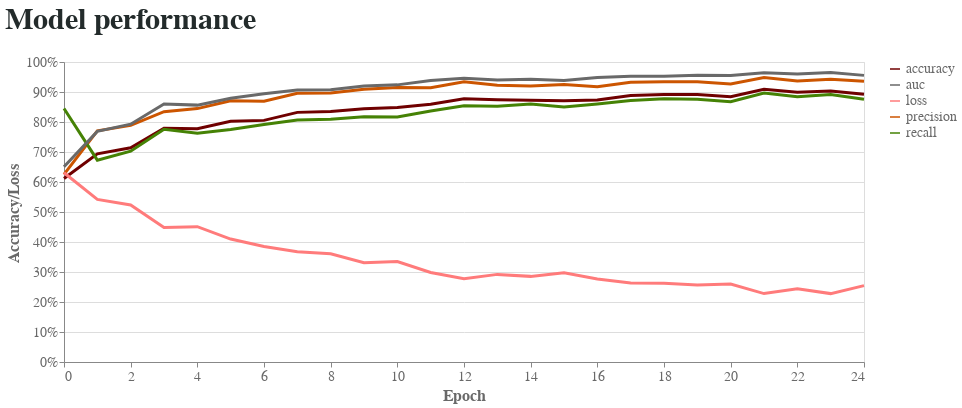

The notebook cell this image was saved under:
### Code cell
line_chart(history)

### Figure 1 — Vega-Lite specification as saved in the notebook (floating-point values rounded to 4 significant figures)
{"config": {"view": {"continuousWidth": 400, "continuousHeight": 300}, "axis": {"labelColor": "#696969", "labelFont": "Arial", "labelFontSize": 14, "titleColor": "#696969", "titleFont": "Arial", "titleFontSize": 16}, "title": {"anchor": "start", "color": "#232b2b", "font": "Arial", "fontSize": 30, "offset": 20}}, "data": {"name": "data-9636d184662e794efa3cff39af605fb4"}, "mark": {"type": "line", "size": 3}, "encoding": {"color": {"type": "nominal", "field": "variable", "legend": {"labelColor": "#696969", "labelFont": "Arial", "labelFontSize": 14, "title": null}, "scale": {"range": ["#6f0000", "#696969", "#ff7b7b", "#CC5500", "#458205"]}}, "x": {"type": "quantitative", "axis": {"grid": false, "tickCount": 10, "title": "Epoch"}, "field": "epoch"}, "y": {"type": "quantitative", "axis": {"format": "%", "title": "Accuracy/Loss"}, "field": "value"}}, "height": 300, "title": "Model performance", "width": 800, "$schema": "https://vega.github.io/schema/vega-lite/v4.8.1.json", "datasets": {"data-9636d184662e794efa3cff39af605fb4": [{"epoch": 0, "variable": "accuracy", "value": 0.6114}, {"epoch": 1, "variable": "accuracy", "value": 0.6937}, {"epoch": 2, "variable": "accuracy", "value": 0.7142}, {"epoch": 3, "variable": "accuracy", "value": 0.779}, {"epoch": 4, "variable": "accuracy", "value": 0.7778}, {"epoch": 5, "variable": "accuracy", "value": 0.8023}, {"epoch": 6, "variable": "accuracy", "value": 0.8054}, {"epoch": 7, "variable": "accuracy", "value": 0.8321}, {"epoch": 8, "variable": "accuracy", "value": 0.8349}, {"epoch": 9, "variable": "accuracy", "value": 0.8445}, {"epoch": 10, "variable": "accuracy", "value": 0.8482}, {"epoch": 11, "variable": "accuracy", "value": 0.8594}, {"epoch": 12, "variable": "accuracy", "value": 0.8771}, {"epoch": 13, "variable": "accuracy", "value": 0.8743}, {"epoch": 14, "variable": "accuracy", "value": 0.8727}, {"epoch": 15, "variable": "accuracy", "value": 0.8709}, {"epoch": 16, "variable": "accuracy", "value": 0.8731}, {"epoch": 17, "variable": "accuracy", "value": 0.8883}, {"epoch": 18, "variable": "accuracy", "value": 0.8914}, {"epoch": 19, "variable": "accuracy", "value": 0.8914}, {"epoch": 20, "variable": "accuracy", "value": 0.8839}, {"epoch": 21, "variable": "accuracy", "value": 0.9091}, {"epoch": 22, "variable": "accuracy", "value": 0.8994}, {"epoch": 23, "variable": "accuracy", "value": 0.9032}, {"epoch": 24, "variable": "accuracy", "value": 0.8925}, {"epoch": 0, "variable": "precision", "value": 0.6256}, {"epoch": 1, "variable": "precision", "value": 0.7704}, {"epoch": 2, "variable": "precision", "value": 0.7888}, {"epoch": 3, "variable": "precision", "value": 0.8345}, {"epoch": 4, "variable": "precision", "value": 0.8447}, {"epoch": 5, "variable": "precision", "value": 0.8709}, {"epoch": 6, "variable": "precision", "value": 0.8691}, {"epoch": 7, "variable": "precision", "value": 0.8956}, {"epoch": 8, "variable": "precision", "value": 0.897}, {"epoch": 9, "variable": "precision", "value": 0.9089}, {"epoch": 10, "variable": "precision", "value": 0.915}, {"epoch": 11, "variable": "precision", "value": 0.9144}, {"epoch": 12, "variable": "precision", "value": 0.9338}, {"epoch": 13, "variable": "precision", "value": 0.9227}, {"epoch": 14, "variable": "precision", "value": 0.9198}, {"epoch": 15, "variable": "precision", "value": 0.925}, {"epoch": 16, "variable": "precision", "value": 0.9171}, {"epoch": 17, "variable": "precision", "value": 0.9328}, {"epoch": 18, "variable": "precision", "value": 0.9338}, {"epoch": 19, "variable": "precision", "value": 0.9343}, {"epoch": 20, "variable": "precision", "value": 0.9266}, {"epoch": 21, "variable": "precision", "value": 0.9484}, {"epoch": 22, "variable": "precision", "value": 0.9368}, {"epoch": 23, "variable": "precision", "value": 0.9428}, {"epoch": 24, "variable": "precision", "value": 0.936}, {"epoch": 0, "variable": "recall", "value": 0.8449}, {"epoch": 1, "variable": "recall", "value": 0.6727}, {"epoch": 2, "variable": "recall", "value": 0.7027}, {"epoch": 3, "variable": "recall", "value": 0.776}, {"epoch": 4, "variable": "recall", "value": 0.7628}, {"epoch": 5, "variable": "recall", "value": 0.7747}, {"epoch": 6, "variable": "recall", "value": 0.7914}, {"epoch": 7, "variable": "recall", "value": 0.8066}, {"epoch": 8, "variable": "recall", "value": 0.809}, {"epoch": 9, "variable": "recall", "value": 0.8172}, {"epoch": 10, "variable": "recall", "value": 0.8165}, {"epoch": 11, "variable": "recall", "value": 0.837}, {"epoch": 12, "variable": "recall", "value": 0.8538}, {"epoch": 13, "variable": "recall", "value": 0.8523}, {"epoch": 14, "variable": "recall", "value": 0.86}, {"epoch": 15, "variable": "recall", "value": 0.85}, {"epoch": 16, "variable": "recall", "value": 0.86}, {"epoch": 17, "variable": "recall", "value": 0.8713}, {"epoch": 18, "variable": "recall", "value": 0.8777}, {"epoch": 19, "variable": "recall", "value": 0.8757}, {"epoch": 20, "variable": "recall", "value": 0.8678}, {"epoch": 21, "variable": "recall", "value": 0.8967}, {"epoch": 22, "variable": "recall", "value": 0.884}, {"epoch": 23, "variable": "recall", "value": 0.8918}, {"epoch": 24, "variable": "recall", "value": 0.8758}, {"epoch": 0, "variable": "auc", "value": 0.6508}, {"epoch": 1, "variable": "auc", "value": 0.7688}, {"epoch": 2, "variable": "auc", "value": 0.7927}, {"epoch": 3, "variable": "auc", "value": 0.8601}, {"epoch": 4, "variable": "auc", "value": 0.8563}, {"epoch": 5, "variable": "auc", "value": 0.8792}, {"epoch": 6, "variable": "auc", "value": 0.894}, {"epoch": 7, "variable": "auc", "value": 0.9068}, {"epoch": 8, "variable": "auc", "value": 0.9075}, {"epoch": 9, "variable": "auc", "value": 0.9201}, {"epoch": 10, "variable": "auc", "value": 0.9238}, {"epoch": 11, "variable": "auc", "value": 0.9382}, {"epoch": 12, "variable": "auc", "value": 0.9455}, {"epoch": 13, "variable": "auc", "value": 0.9401}, {"epoch": 14, "variable": "auc", "value": 0.9421}, {"epoch": 15, "variable": "auc", "value": 0.938}, {"epoch": 16, "variable": "auc", "value": 0.9487}, {"epoch": 17, "variable": "auc", "value": 0.9523}, {"epoch": 18, "variable": "auc", "value": 0.9526}, {"epoch": 19, "variable": "auc", "value": 0.9561}, {"epoch": 20, "variable": "auc", "value": 0.9548}, {"epoch": 21, "variable": "auc", "value": 0.964}, {"epoch": 22, "variable": "auc", "value": 0.9599}, {"epoch": 23, "variable": "auc", "value": 0.9649}, {"epoch": 24, "variable": "auc", "value": 0.9554}, {"epoch": 0, "variable": "loss", "value": 0.6308}, {"epoch": 1, "variable": "loss", "value": 0.5419}, {"epoch": 2, "variable": "loss", "value": 0.5236}, {"epoch": 3, "variable": "loss", "value": 0.4486}, {"epoch": 4, "variable": "loss", "value": 0.451}, {"epoch": 5, "variable": "loss", "value": 0.4099}, {"epoch": 6, "variable": "loss", "value": 0.3847}, {"epoch": 7, "variable": "loss", "value": 0.3677}, {"epoch": 8, "variable": "loss", "value": 0.3607}, {"epoch": 9, "variable": "loss", "value": 0.3312}, {"epoch": 10, "variable": "loss", "value": 0.3347}, {"epoch": 11, "variable": "loss", "value": 0.2983}, {"epoch": 12, "variable": "loss", "value": 0.2777}, {"epoch": 13, "variable": "loss", "value": 0.2921}, {"epoch": 14, "variable": "loss", "value": 0.2854}, {"epoch": 15, "variable": "loss", "value": 0.2977}, {"epoch": 16, "variable": "loss", "value": 0.2764}, {"epoch": 17, "variable": "loss", "value": 0.2637}, {"epoch": 18, "variable": "loss", "value": 0.2629}, {"epoch": 19, "variable": "loss", "value": 0.2571}, {"epoch": 20, "variable": "loss", "value": 0.2598}, {"epoch": 21, "variable": "loss", "value": 0.2281}, {"epoch": 22, "variable": "loss", "value": 0.2442}, {"epoch": 23, "variable": "loss", "value": 0.228}, {"epoch": 24, "variable": "loss", "value": 0.2547}]}}
